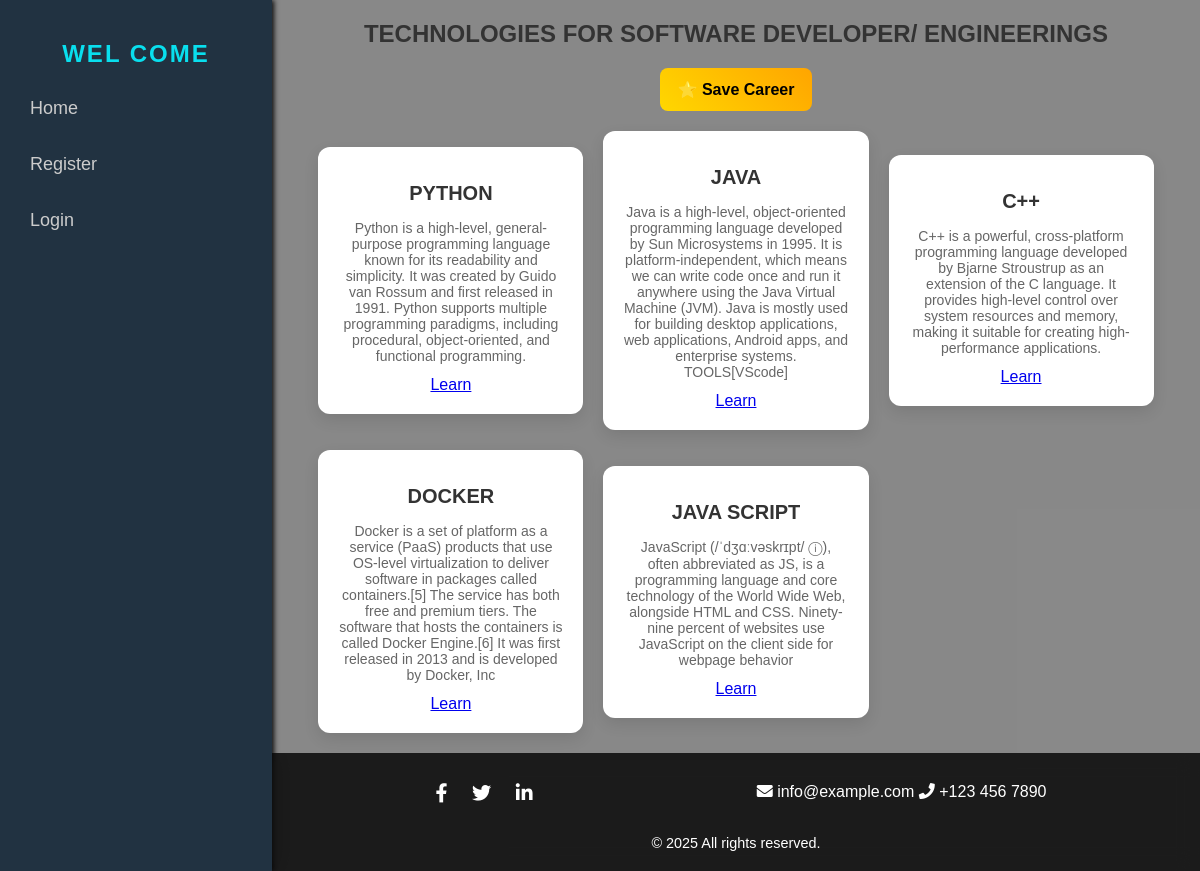
The page /technologies/18/ on the database its author committed.
### application/models.py (models this page shows, shortened)
class CareerPath(models.Model):
    name = models.CharField(max_length=255, unique=True)
    image=models.ImageField(upload_to='careers/')
    description = models.TextField()

class Technology(models.Model):
    name = models.CharField(max_length=255, unique=True)
    career_path = models.ForeignKey(CareerPath, on_delete=models.CASCADE)
    description = models.TextField(blank=True, null=True)
    link=models.TextField()

### application/views.py (the view)
# urls.py: path('technologies/<int:pk>/',views.technologies,name='technologies'),
def technologies(request, pk):
    career = get_object_or_404(CareerPath, id=pk)  # Fetch a single CareerPath
    technologies = Technology.objects.filter(career_path=career)  # Fetch technologies related to it
    return render(request, "technologies.html", {"career": career, "technologies": technologies})

### template/technologies.html (shortened to what this page needs)
{% extends 'base.html' %}
{% load static %}
{% block main %}
<div class="container">
    <h2>Technologies for {{ career.name }}</h2>
    <form method="post" action="{% url 'add_to_wishlist' career.id %}">
        <button type="submit" class="wishlist-btn">⭐ Save Career</button>
    </form>
    <div class="technology-grid">
        {% for tech in technologies %}
            <div class="technology-card">
                <h3>{{ tech.name }}</h3>
                <p>{{ tech.description }}</p>
                <a href="{{ tech.link }}">Learn</a>
            </div>
        {% empty %}
            <p>No technologies available for this career path.</p>
        {% endfor %}
    </div>
</div>
{% endblock %}

### template/base.html (style rules this page uses)
body { font-family: 'Arial', sans-serif; margin: 0; padding: 0; background-image: url('https://www.csusm.edu/careers/images/careerreadiness_careermap.jpg'); background-position:center; background-size: cover; background-repeat: no-repeat; color: #ffffff; min-height: 100vh; position: relative; }
body::before { content: ''; position: absolute; top: 0; left: 0; width: 100%; height: 100%; background: rgba(10, 10, 10, 0.459); z-index: 0; }

### template/technologies.html (style rules this page uses)
body { font-family: Arial, sans-serif; background-color: #f4f4f4; margin: 0; padding: 0; }
.container { width: 90%; max-width: 1200px; margin: 20px auto; text-align: center; }
h2 { color: #333; margin-bottom: 20px; font-size: 24px; text-transform: uppercase; }
.wishlist-btn { display: block; margin: 20px auto; padding: 12px 18px; background: linear-gradient(45deg, gold, orange); border: none; color: black; font-size: 16px; cursor: pointer; border-radius: 8px; font-weight: bold; transition: background 0.3s ease, transform 0.2s ease; }
.technology-grid { display: grid; grid-template-columns: repeat(auto-fit, minmax(250px, 1fr)); gap: 20px; justify-content: center; align-items: center; margin-top: 20px; }
.technology-card { background: white; padding: 20px; border-radius: 12px; box-shadow: 0 6px 15px rgba(0, 0, 0, 0.1); text-align: center; transition: transform 0.3s ease, box-shadow 0.3s ease; position: relative; }
.technology-card h3 { margin: 15px 0; color: #333; font-size: 20px; font-weight: bold; }
.technology-card p { font-size: 14px; color: #666; margin-bottom: 12px; }

### rows shown on the page
CareerPath: name "SOFTWARE DEVELOPER/ ENGINEERINGS"
Technology: name "PYTHON", description "Python is a high-level, general-purpose programming language known for its readability and simplicity. It was created by Guido van Rossum and first released in 1991. Python supports multiple programming paradigms, including procedural, object-oriented, and functional programming."
Technology: name "JAVA", description "Java is a high-level, object-oriented programming language developed by Sun Microsystems in 1995. It is platform-independent, which means we can write code once and run it anywhere using the Java Virtual Machine (JVM). Java is mostly used for building desktop applications, web applications, Android apps, and enterprise systems. TOOLS[VScode]"
Technology: name "C++", description "C++ is a powerful, cross-platform programming language developed by Bjarne Stroustrup as an extension of the C language. It provides high-level control over system resources and memory, making it suitable for creating high-performance applications."
Technology: name "DOCKER", description "Docker is a set of platform as a service (PaaS) products that use OS-level virtualization to deliver software in packages called containers.[5] The service has both free and premium tiers. The software that hosts the containers is called Docker Engine.[6] It was first released in 2013 and is developed by Docker, Inc"
Technology: name "JAVA SCRIPT", description "JavaScript (/ˈdʒɑːvəskrɪpt/ ⓘ), often abbreviated as JS, is a programming language and core technology of the World Wide Web, alongside HTML and CSS. Ninety-nine percent of websites use JavaScript on the client side for webpage behavior"
